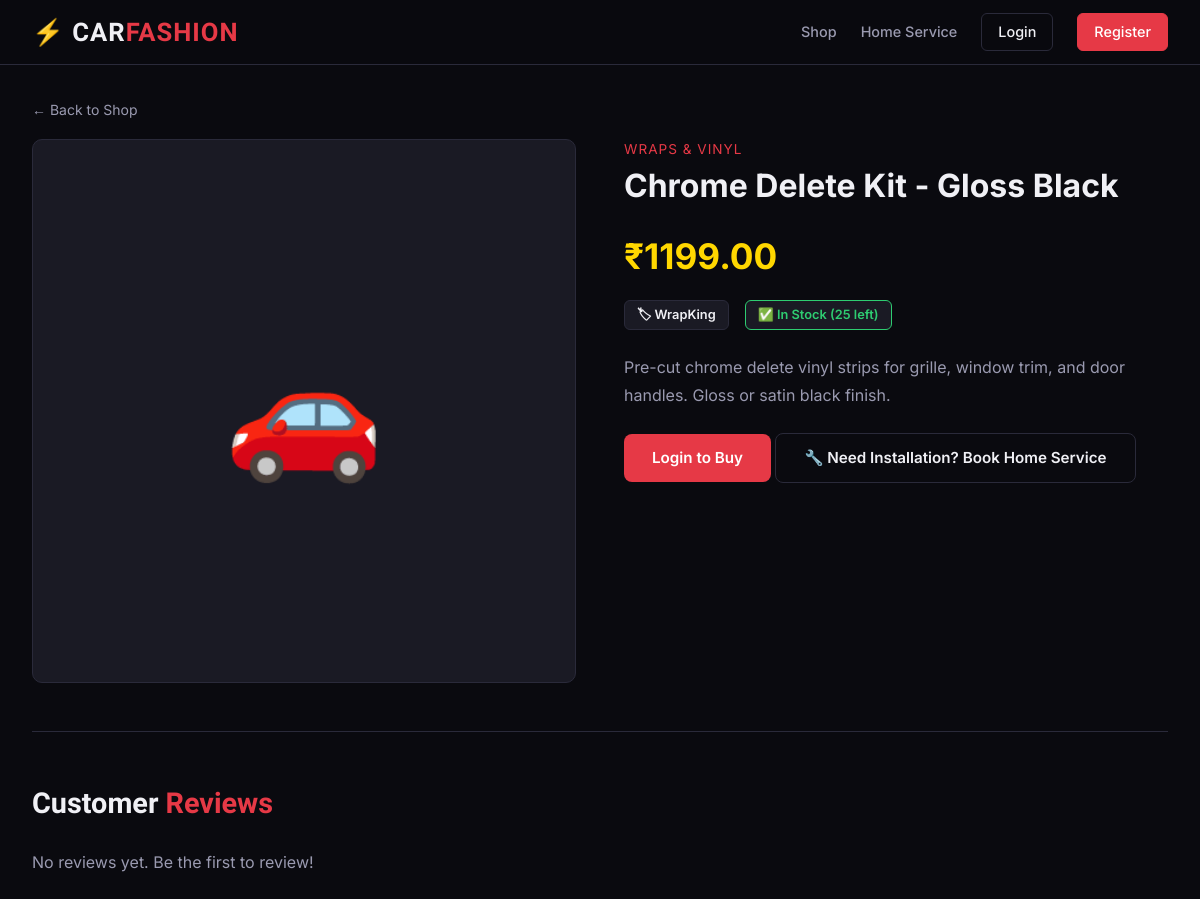
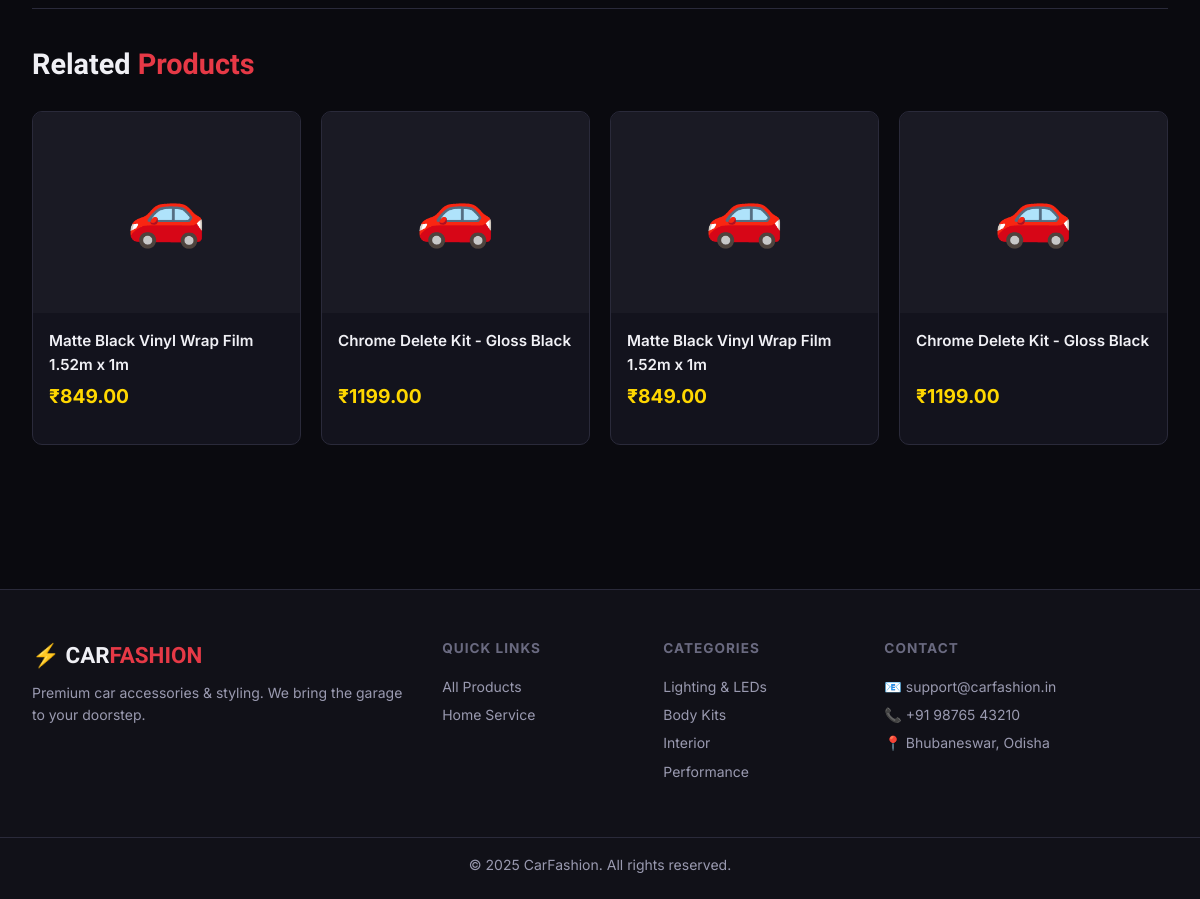
The app's page /products/chrome-delete-kit-gloss-black-2/ with its own data (2 pictures, top to bottom).
### store/models.py (models this page shows, shortened)
class Product(models.Model):
    category = models.ForeignKey(Category, on_delete=models.CASCADE, related_name='products')
    name = models.CharField(max_length=200)
    slug = models.SlugField(unique=True)
    description = models.TextField()
    price = models.DecimalField(max_digits=10, decimal_places=2)
    stock = models.PositiveIntegerField(default=0)
    image = models.ImageField(upload_to='products/', blank=True, null=True)
    brand = models.CharField(max_length=100, blank=True)
    is_available = models.BooleanField(default=True)
    is_featured = models.BooleanField(default=False)
    created_at = models.DateTimeField(auto_now_add=True)
    updated_at = models.DateTimeField(auto_now=True)
    @property
    def in_stock(self):
        return self.stock > 0

class Category(models.Model):
    name = models.CharField(max_length=100)
    slug = models.SlugField(unique=True)
    description = models.TextField(blank=True)
    image = models.ImageField(upload_to='categories/', blank=True, null=True)
    class Meta:
        verbose_name_plural = 'Categories'

### store/views.py (the view, shortened to what this page needs)
# urls.py: path('products/<slug:slug>/', views.product_detail, name='product_detail'),
def product_detail(request, slug):
    product = get_object_or_404(Product, slug=slug, is_available=True)
    reviews = product.reviews.all().order_by('-created_at')
    avg_rating = reviews.aggregate(Avg('rating'))['rating__avg']
    related_products = Product.objects.filter(
        category=product.category, is_available=True
    ).exclude(id=product.id)[:4]
    review_form = ReviewForm()
    user_reviewed = False
    context = {
        'product': product,
        'reviews': reviews,
        'avg_rating': avg_rating,
        'related_products': related_products,
        'review_form': review_form,
        'user_reviewed': user_reviewed,
    }
    return render(request, 'store/product_detail.html', context)

### store/context_processors.py (called while the page is built)
def cart_count(request):
    count = 0
    if request.user.is_authenticated:
        try:
            cart = Cart.objects.get(user=request.user)
            count = cart.item_count
        except Cart.DoesNotExist:
            pass
    return {'cart_count': count}

### store/templates/store/product_detail.html (shortened to what this page needs)
{% extends 'base.html' %}
{% block content %}
<div style="margin-bottom:1rem;">
  <a href="{% url 'product_list' %}" style="color:var(--text2); font-size:.875rem;">← Back to Shop</a>
</div>
<div class="product-detail">
  <div>
    <div class="detail-img">
      {% if product.image %}<img src="{{ product.image.url }}" alt="{{ product.name }}">
      {% else %}
        {% if "led" in product.name|lower or "light" in product.name|lower %}💡
        {% elif "drl" in product.name|lower %}🔦
        {% else %}🚗{% endif %}
      {% endif %}
    </div>
  </div>
  <div class="detail-info">
    <div style="color:var(--accent); font-size:.85rem; text-transform:uppercase; letter-spacing:1px;">{{ product.category.name }}</div>
    <h1>{{ product.name }}</h1>
    <div class="detail-price">₹{{ product.price }}</div>
    <div class="detail-meta">
      {% if product.brand %}
      <span class="meta-badge">🏷 {{ product.brand }}</span>
      {% endif %}
      {% if product.in_stock %}
        <span class="meta-badge" style="color:var(--green); border-color:var(--green);">✅ In Stock ({{ product.stock }} left)</span>
      {% else %}
        <span class="meta-badge" style="color:var(--accent); border-color:var(--accent);">❌ Out of Stock</span>
      {% endif %}
    </div>
    <div style="color:var(--text2); margin-bottom:1.5rem; line-height:1.7;">{{ product.description }}</div>
    {% if user.is_authenticated %}
      {% if product.in_stock %}
        <a href="{% url 'add_to_cart' product.id %}" class="btn btn-red" style="margin-bottom:1rem;">🛒 Add to Cart</a>
      {% else %}
        <button class="btn btn-ghost" disabled style="opacity:.5; margin-bottom:1rem;">Out of Stock</button>
      {% endif %}
    {% else %}
      <a href="{% url 'login' %}" class="btn btn-red" style="margin-bottom:1rem;">Login to Buy</a>
    {% endif %}
    <a href="{% url 'home_service' %}" class="btn btn-ghost">🔧 Need Installation? Book Home Service</a>
  </div>
</div>
<hr class="divider">
<div class="reviews-section">
  <h2 class="section-title" style="margin-bottom:1.5rem;">Customer <span>Reviews</span></h2>
  {% if reviews %}
    {% for review in reviews %}
    <div class="review-card">
      <div class="review-header">
        <div>
          <span class="reviewer-name">{{ review.user.first_name|default:review.user.username }}</span>
          <span class="rating-stars" style="font-size:.9rem; margin-left:8px;">{% for i in "12345" %}{% if forloop.counter <= review.rating %}★{% else %}☆{% endif %}{% endfor %}</span>
        </div>
        <span class="review-date">{{ review.created_at|date:"d M Y" }}</span>
      </div>
      <p class="review-text">{{ review.comment }}</p>
    </div>
    {% endfor %}
  {% else %}
    <p style="color:var(--text2);">No reviews yet. Be the first to review!</p>
  {% endif %}
</div>
{% if related_products %}
<hr class="divider">
<div class="section-header">
  <h2 class="section-title">Related <span>Products</span></h2>
</div>
<div class="product-grid">
  {% for p in related_products %}
  <div class="product-card">
    <a href="{% url 'product_detail' p.slug %}">
      <div class="product-img">{% if p.image %}<img src="{{ p.image.url }}" alt="{{ p.name }}">{% else %}🚗{% endif %}</div>
    </a>
    <div class="product-body">
      <div class="product-name"><a href="{% url 'product_detail' p.slug %}">{{ p.name }}</a></div>
      <span class="product-price">₹{{ p.price }}</span>
    </div>
    <div class="product-footer">
    </div>
  </div>
  {% endfor %}
</div>
{% endif %}
{% endblock %}

### static/store/css/main.css (style rules this page uses)
*, *::before, *::after { box-sizing: border-box; margin: 0; padding: 0; }
:root { --bg: #0a0a0f; --bg2: #111118; --bg3: #1a1a24; --card: #13131d; --border: #2a2a3a; --accent: #e63946; --accent2: #ff6b35; --gold: #ffd700; --text: #f0f0f5; --text2: #9a9ab0; --text3: #6a6a80; --green: #2ecc71; --radius: 10px; --shadow: 0 4px 24px rgba(0,0,0,0.5); }
body { font-family: 'Inter', sans-serif; background: var(--bg); color: var(--text); line-height: 1.6; min-height: 100vh; }
a { color: inherit; text-decoration: none; }
.btn { display: inline-flex; align-items: center; gap: 8px; padding: 12px 28px; border-radius: 8px; font-weight: 600; font-size: 0.95rem; cursor: pointer; transition: all .2s; border: none; text-decoration: none; }
.btn-red { background: var(--accent); color: white; }
.btn-ghost { background: transparent; color: var(--text); border: 1px solid var(--border); }
.section-header { display: flex; align-items: center; justify-content: space-between; margin-bottom: 1.5rem; }
.section-title { font-family: 'Rajdhani', sans-serif; font-size: 1.8rem; font-weight: 700; }
.section-title span { color: var(--accent); }
.product-grid { display: grid; grid-template-columns: repeat(auto-fill, minmax(240px, 1fr)); gap: 1.25rem; margin-bottom: 3rem; }
.product-card { background: var(--card); border: 1px solid var(--border); border-radius: var(--radius); overflow: hidden; transition: all .2s; display: flex; flex-direction: column; }
.product-img { aspect-ratio: 4/3; overflow: hidden; background: var(--bg3); display: flex; align-items: center; justify-content: center; font-size: 4rem; }
.product-body { padding: 1rem; flex: 1; display: flex; flex-direction: column; }
.product-name { font-weight: 600; font-size: 0.95rem; margin-bottom: 4px; color: var(--text); }
.product-price { font-size: 1.2rem; font-weight: 700; color: var(--gold); margin-top: auto; }
.product-footer { padding: 0 1rem 1rem; }
.product-detail { display: grid; grid-template-columns: 1fr 1fr; gap: 3rem; margin-bottom: 3rem; }
.detail-img { aspect-ratio: 1; background: var(--bg3); border: 1px solid var(--border); border-radius: var(--radius); display: flex; align-items: center; justify-content: center; font-size: 8rem; overflow: hidden; }
.detail-info h1 { font-size: 2rem; font-weight: 700; margin-bottom: .5rem; }
.detail-price { font-size: 2.2rem; font-weight: 700; color: var(--gold); margin: 1rem 0; }
.detail-meta { display: flex; gap: 1rem; flex-wrap: wrap; margin-bottom: 1.5rem; }
.meta-badge { padding: 4px 12px; border-radius: 6px; font-size: 0.8rem; font-weight: 600; background: var(--bg3); border: 1px solid var(--border); }
.reviews-section { margin-top: 3rem; }
hr.divider { border: none; border-top: 1px solid var(--border); margin: 2rem 0; }

### records on screen
Product: category.name "WRAPS & VINYL", name "Chrome Delete Kit - Gloss Black", price "1199.00", brand "WrapKing", stock "25", description "Pre-cut chrome delete vinyl strips for grille, window trim, and door handles. Gloss or satin black finish."
Product: name "Matte Black Vinyl Wrap Film 1.52m x 1m", price "849.00"
Product: name "Chrome Delete Kit - Gloss Black", price "1199.00"
Product: name "Matte Black Vinyl Wrap Film 1.52m x 1m", price "849.00"
Product: name "Chrome Delete Kit - Gloss Black", price "1199.00"
